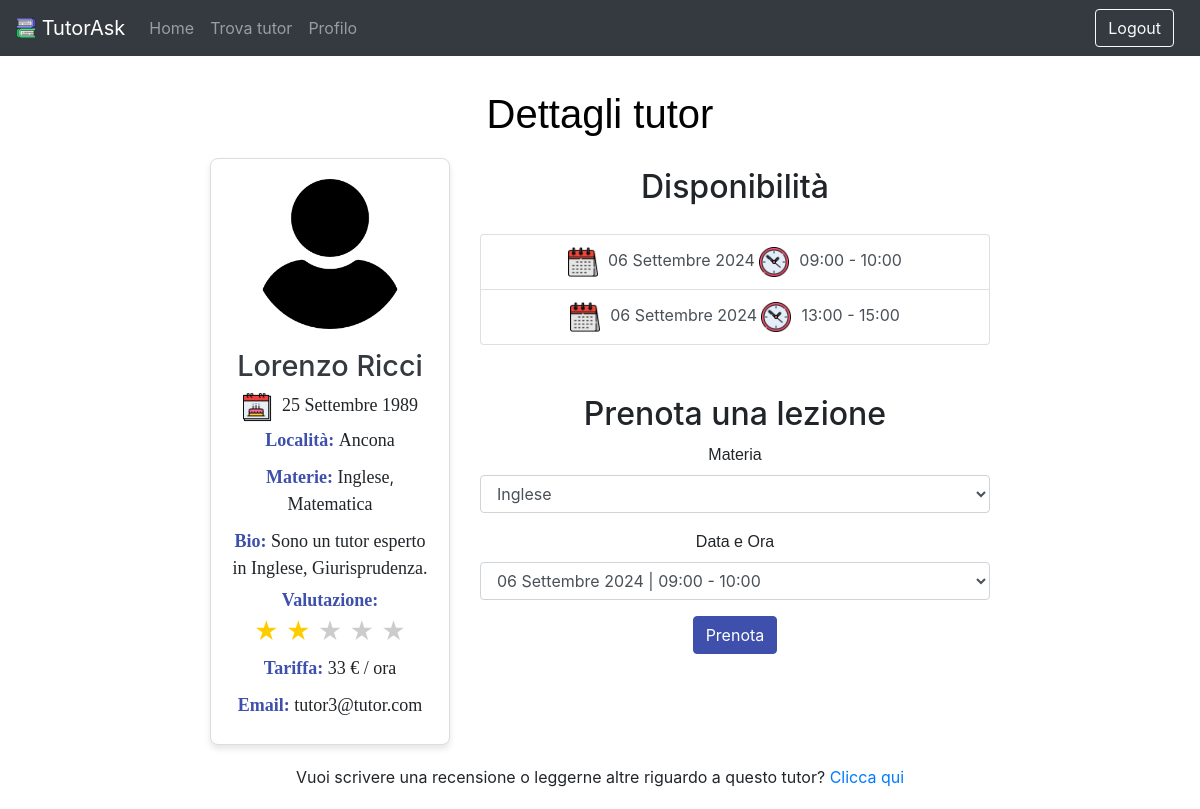
Screenshot of /lessons/tutor_detail/1316/ (signed in) with the database file from the repository.
### users/models.py (models this page shows, shortened)
class Tutor(models.Model):
    user = models.OneToOneField(User, on_delete=models.CASCADE, primary_key=True)
    profile_picture = models.ImageField(upload_to='profile_imgs/', default='default/default_user.png')
    bio = models.TextField(blank=True, null=True)
    subjects = models.ManyToManyField(Subject)
    location = models.ForeignKey(Location, on_delete=models.DO_NOTHING)
    price_per_hour = models.IntegerField(default=15)
    rating = models.FloatField(default=3.0)  # da 1 a 5
    class Meta:
        verbose_name_plural = "Tutors"

class User(AbstractUser):
    is_student = models.BooleanField(default=False)
    is_tutor = models.BooleanField(default=False)
    birth_date = models.DateField()
    class Meta:
        verbose_name_plural = "Users"

class Location(models.Model):
    name = models.CharField(max_length=50)
    class Meta:
        verbose_name_plural = "Locations"

class Subject(models.Model):
    name = models.CharField(max_length=50)
    class Meta:
        verbose_name_plural = "Subjects"

### lessons/models.py (models this page shows, shortened)
class Availability(models.Model):
    tutor = models.ForeignKey(Tutor, on_delete=models.CASCADE, related_name='tutor_availabilities')
    day = models.DateField()
    start = models.TimeField()
    end = models.TimeField()
    class Meta:
        verbose_name_plural = "Availabilities"
        constraints = [
            models.UniqueConstraint(fields=['tutor', 'day', 'start', 'end'], name='unique_availability')
        ]

### lessons/views.py (the view, shortened to what this page needs)
# urls.py: path('tutor_detail/<int:pk>/', TutorDetailView.as_view(), name='tutor_detail'),
class TutorDetailView(LoginRequiredMixin, DetailView):
    model = Tutor
    template_name = 'lessons/tutor_detail.html'
    context_object_name = 'tutor'
    def get_context_data(self, **kwargs):
        context = super().get_context_data(**kwargs)
        tutor = self.get_object()
        current_date = datetime.now().date()
        all_availabilities = Availability.objects.filter(tutor=tutor, day__gt=current_date)
        booked_availabilities_subquery = Booking.objects.filter(
            booked_for=OuterRef('pk')
        ).values('booked_for')
        available_availabilities = all_availabilities.exclude(
            id__in=Subquery(booked_availabilities_subquery)
        )
        context['available_availabilities'] = available_availabilities
        return context

### lessons/templates/lessons/tutor_detail.html (shortened to what this page needs)
{% extends "base.html" %}
{% load static %}
{% block styles %}
   <link href="{% static 'css/tutor_detail.css' %}" rel="stylesheet">
{% endblock %}
{% block content %}
    <div class="container tutor_content">
        <h1 id="page-title">Dettagli tutor</h1>
        <div class="row">
            <div class="col-lg-4 col-md-6 col-sm-12">
                <div class="tutor_card">
                    <ul>
                        <li>
                            <img id="profile-picture" src="{{ tutor.profile_picture.url }}" alt="Immagine Profilo">
                            <h2>{{ tutor.user.first_name }} {{ tutor.user.last_name }}</h2>
                            <span class="description"><img id="birth-icon" src="{% static 'imgs/birth_date.png' %}" alt="Bith date icon">{{ tutor.user.birth_date }}</span>
                            <p><span class="description_title">Località: </span><span class="description">{{ tutor.location.name }}</span></p>
                            <p><span class="description_title">Materie: </span>
                                {% for subject in tutor.subjects.all %}
                                    <span class="description">{{ subject.name }}</span>{% if not forloop.last %}, {% endif %}
                                {% endfor %}
                            </p>
                            <p>
                                <span class="description_title">Bio: </span>
                                <span class="description">{{ tutor.bio }}</span>
                            </p>
                            <span class="description_title">Valutazione: </span>
                            <div class="star-rating" data-rating="{{ tutor.rating }}">
                              <span class="star" data-value="1">&#9733;</span>
                              <span class="star" data-value="2">&#9733;</span>
                              <span class="star" data-value="3">&#9733;</span>
                              <span class="star" data-value="4">&#9733;</span>
                              <span class="star" data-value="5">&#9733;</span>
                            </div>
                            <p><span class="description_title">Tariffa: </span><span class="description">{{ tutor.price_per_hour }} € / ora</span></p>
                            <p><span class="description_title">Email: </span><span class="description">{{ tutor.user.email }}</span></p>
                        </li>
                    </ul>
                </div>
            </div>
            <div class="col-lg-8 col-md-6 col-sm-12">
                <div class="availabilities-dates">
                    <h2 id="availability-title">Disponibilità</h2>
                    <div class="list-group">
                        {% for availability in available_availabilities %}
                            <span class="list-group-item list-group-item-action"><img id="date-icon" src="{% static 'imgs/date.png' %}" alt="Calendar icon">{{ availability.day }} <img id="time-icon" src="{% static 'imgs/time.png' %}" alt="Time icon">{{ availability.start }} - {{ availability.end }}</span>
                        {% empty %} Nessuna disponibilità al momento. Riprova più tardi
                        {% endfor %}
                    </div>
                </div>
                {% if available_availabilities and request.user.is_student %}
                    <div class="lessons">
                        <h2 id="availability-title">Prenota una lezione</h2>
                        <div class="form-container">
                            <form method="post">
                                <div class="form-group">
                                    <label for="subject" style="font-family: Georgia, sans-serif;">Materia</label>
                                    <select class="form-control" id="subject" name="subject">
                                        {% for subj in tutor.subjects.all %}
                                            <option value="{{ subj.id }}">{{ subj.name }}</option>
                                        {% endfor %}
                                    </select>
                                </div>
                                <div class="form-group">
                                    <label for="availability" style="font-family: Georgia, sans-serif;">Data e Ora</label>
                                    <select class="form-control" id="availability" name="availability">
                                        {% for availability in available_availabilities %}
                                            <option value="{{ availability.id }}">{{ availability.day }} | {{ availability.start }} - {{ availability.end }}</option>
                                        {% endfor %}
                                    </select>
                                </div>
                                <button type="submit" class="btn btn-primary" id="btn-book">Prenota</button>
                            </form>
                        </div>
                    </div>
                {% endif %}
            </div>
        </div>
    </div>
    <div id="review">
        {% if request.user.is_student %}
            Vuoi scrivere una recensione o leggerne altre riguardo a questo tutor? <a href="{% url 'reviews:tutor_reviews' tutor.pk %}">Clicca qui</a>
        {% else %}
            Vuoi leggere le recensioni riguardanti questo tutor? <a href="{% url 'reviews:tutor_reviews' tutor.pk %}">Clicca qui</a>
        {% endif %}
    </div>
{% endblock %}

### static/css/home.css (style rules this page uses)
html, body { height: 100%; margin: 0; background-color: #ffffff; }
body { padding-top: 60px; }

### static/css/tutor_detail.css (style rules this page uses)
#page-title { font-family: Georgia, sans-serif; color: black; font-weight: normal; margin-bottom: 20px; text-align: center; }
.tutor_content { padding-top: 30px; padding-right: 15%; padding-left: 15%; }
.tutor_card ul { list-style: none; padding: 0; }
.tutor_card ul li { border: 1px solid #ddd; border-radius: 8px; padding: 20px; margin-bottom: 20px; background-color: #fff; box-shadow: 0 4px 6px rgba(0, 0, 0, 0.1); display: flex; flex-direction: column; align-items: center; text-align: center; }
#profile-picture { max-width: 150px; border-radius: 8px; margin-bottom: 20px; }
#birth-icon, #date-icon, #time-icon { width: 30px; height: 30px; margin-right: 10px; }
.tutor_card ul li h2 { margin-top: 0; font-size: 1.8em; color: #343a40; }
.tutor_card ul li p { margin: 5px 0; text-align: center; }
.star-rating { display: inline-block; font-size: 24px; color: #ccc; position: relative; }
.star-rating .star { display: inline-block; position: relative; }
.star-rating .star::before { content: "\2605"; color: #ffcc00; position: absolute; left: 0; top: 0; width: 0; overflow: hidden; white-space: nowrap; }
.star-rating .star.full { color: #ffcc00; }
.star-rating .star.empty { color: #ccc; }
.description_title { color: #3e50ab; font-weight: bold; font-family: Cambria, serif; font-size: large; }
.description { font-family: Cambria, serif; font-size: large; }
.availabilities-dates { text-align: center; padding-top: 10px; }
.list-group { margin: 0 auto; max-width: 800px; padding-top: 20px; padding-bottom: 30px; }
.lessons { margin: 0 auto; max-width: 600px; padding-top: 20px; padding-bottom: 20px; text-align: center; }
#btn-book { background-color: #3e50ab; border-color: #3e50ab; }
#review { text-align: center; padding-bottom: 20px; }

### rows the page displays
Tutor: profile_picture (placeholder picture), user.first_name "Lorenzo", user.last_name "Ricci", user.birth_date "25 Settembre 1989", location.name "Ancona", bio "Sono un tutor esperto in Inglese, Giurisprudenza.", price_per_hour "33", user.email "tutor3@tutor.com"
Subject: name "Inglese"
Subject: name "Matematica"
Availability: day "06 Settembre 2024", start "09:00", end "10:00"
Availability: day "06 Settembre 2024", start "13:00", end "15:00"

### other values shown
form field subject "Inglese"
form field availability "06 Settembre 2024 | 09:00 - 10:00"
